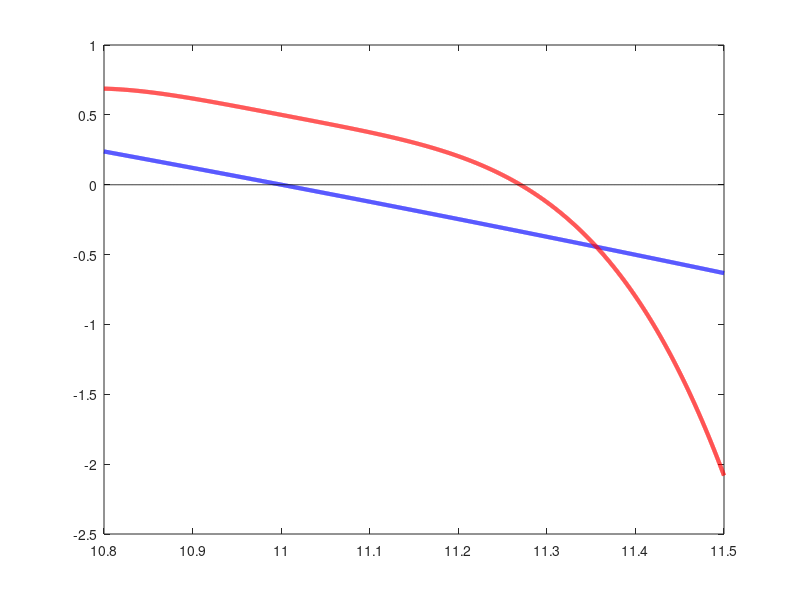

Here is the MATLAB script that generated this plot: (Note: this script raises an error after producing the figure.)
%% Analytical solution
yA_1 = @(t) (1/300)*t.^3 + 1;
yA_2 = 0;
switching_function_1 = @(t) 5.437 - yA_1(t);
switch_1 = nthroot(1331.1,3);

yB_1 = @(t) 125*( (1/4)*t.^4 + (1/37500)*t.^3 - (switch_1)*t.^3 + (3/2)*(switch_1)^2*t.^2 - 1331.1*t - (1/37500)*1331.1 - (7/4)*(switch_1)^4 + 2662.2*(switch_1)) + 5.437;
yB_2 = @(t) 5*(t - switch_1);
switching_function_2 = @(t) 5.437 + 0.5 - yB_1(t);
switch_2 = fzero(switching_function_2,11);

yC_1 = @(t) (1/300)*t.^3 + yB_2(switch_2)^3*t - (1/300)*switch_2.^3 - yB_2(switch_2)^3*switch_2 + yB_1(switch_2);
yC_2 = yB_2(switch_2);
%% Plot second component of the switching function
t=10.8:0.0001:11.5;

figure(1)
plot(t,switching_function_1(t),'LineWidth', 3, 'color', 'b')
hold on
plot(t,switching_function_2(t),'LineWidth', 3, 'color', 'r')
plot(t,zeros(size(t)), 'k')
xline(switch_1, 'LineWidth', 2);
xline(switch_2, 'LineWidth', 2);
hold off
legend('\sigma_1(t)', '\sigma_2(t)')
xlabel('t')
ylabel('\sigma_2(t)')
set(gca, 'FontSize', 24);
set(gca, 'Box', 'off');
%% Solution ifdiff
initPaths();
integrator = @ode45;
odeoptionsrhs_test = odeset( 'AbsTol', 1e-14,'RelTol', 1e-12);
datahandle    = prepareDatahandleForIntegration('canonicalExampleRHS', 'integrator', func2str(integrator), 'options', odeoptionsrhs_test);

tspan         = [0 20];
initialvalues = [1;0];
parameters    = 5.437;
sol           = solveODE(datahandle, tspan, initialvalues, parameters); 

%% Plot analytical solution vs. ifdiff

t1 = 0:0.01:switch_1;
t2 = switch_1:0.01:switch_2;
t3 = switch_2:0.01:20;

figure(2)
plot(t1,yA_1(t1), 'color', 'b','LineWidth', 3)
hold on
plot(sol.x(1:18),sol.y(1,1:18), 'o', 'color', 'r', 'MarkerSize', 8,'LineWidth', 1.5) 
plot(t2,yB_1(t2), 'color', 'b','LineWidth', 3)
plot(t3,yC_1(t3), 'color', 'b','LineWidth', 3)
plot(t1,zeros(size(t1)), 'color', 'b','LineWidth', 3)
plot(t2,yB_2(t2), 'color', 'b','LineWidth', 3)
plot(t3,yC_2*ones(size(t3)), 'color', 'b','LineWidth', 3)
plot(sol.x(19:end),sol.y(1,19:end), 'o', 'color', 'r', 'MarkerSize', 8,'LineWidth', 1.5) 
plot(sol.x,sol.y(2,:), 'o', 'color', 'r','MarkerSize', 8,'LineWidth', 1.5) 
hold off
legend('Analytical solution', 'Solution with Ifdiff')
xlabel('time [t]')
ylabel('solution [y]')
set(gca, 'FontSize', 24);
set(gca, 'Box', 'off');
%set(gca,'XTick',0:5:20);

%% Plot analytical solution vs ode45
tspan         = [0 20];
initialvalues = [1;0];
parameters    = 5.437;
canonicalExampleRHS_ode45 = @(t,y) canonicalExampleRHS(t,y,parameters);
sol_ode45 = ode45(canonicalExampleRHS_ode45, tspan, initialvalues);

t1 = 0:0.01:switch_1;
t2 = switch_1:0.01:switch_2;
t3 = switch_2:0.01:20;

figure(3)
%axis([0 20 0 20])
plot(t1,yA_1(t1), 'color', 'b','LineWidth', 3)
hold on
plot(sol_ode45.x(1:6),sol_ode45.y(1,1:6), '--', 'LineWidth', 3,'color', 'r', 'MarkerSize', 8)
plot(sol_ode45.x, 0, 'ko','lineWidth', 3, 'MarkerSize', 8);
plot(t2,yB_1(t2), 'color', 'b','LineWidth', 3)
plot(t3,yC_1(t3), 'color', 'b','LineWidth', 3)
plot(t1,zeros(size(t1)), 'color', 'b','LineWidth', 3)
plot(t2,yB_2(t2), 'color', 'b','LineWidth', 3)
plot(t3,yC_2*ones(size(t3)), 'color', 'b','LineWidth', 3)
plot(sol_ode45.x(6:end),sol_ode45.y(1,6:end), '--', 'LineWidth', 3,'color', 'r', 'MarkerSize', 8)
plot(sol_ode45.x,sol_ode45.y(2,:), '--','LineWidth', 3, 'color', 'r', 'MarkerSize', 8) 
xline(switch_1, ':', 'LineWidth', 3);
xline(switch_2, ':', 'LineWidth', 3);
plot(sol_ode45.x, 0, 'ko','lineWidth', 3, 'MarkerSize', 8);
hold off
legend('Analytical solution', 'Solution with ode45', 'Integrator steps')
%set(gca,'XTick',0:2:20); 
%set(gca,'YTick',[1 5 10 15 20 25 30]);
xlabel('time [t]')
ylabel('solution [y]')
set(gca, 'FontSize', 24);
set(gca, 'Box', 'off');

%% Plot part of analytical solution for presentation

t1 = 0:0.01:switch_1;
t2 = switch_1:0.01:switch_2;
t3 = switch_2:0.01:20;

figure(4)
axis([0 16 0 20])
plot(t1,yA_1(t1), 'color', 'b','LineWidth', 3)
hold on
axis([0 16 0 20])
plot(t2,yB_1(t2), 'color', 'b','LineWidth', 3)
plot(t3,yC_1(t3), 'color', 'b','LineWidth', 3)
plot(t1,zeros(size(t1)), 'color', 'b','LineWidth', 3)
plot(t2,yB_2(t2), 'color', 'b','LineWidth', 3)
plot(t3,yC_2*ones(size(t3)), 'color', 'b','LineWidth', 3)
xline(switch_1, ':', 'LineWidth', 3);
xline(switch_2, ':', 'LineWidth', 3);
hold off
legend('Analytical solution')
xlabel('time [t]')
ylabel('solution [y]')
set(gca, 'FontSize', 18);
set(gca, 'Box', 'off');
%set(gca,'XTick',0:5:20);